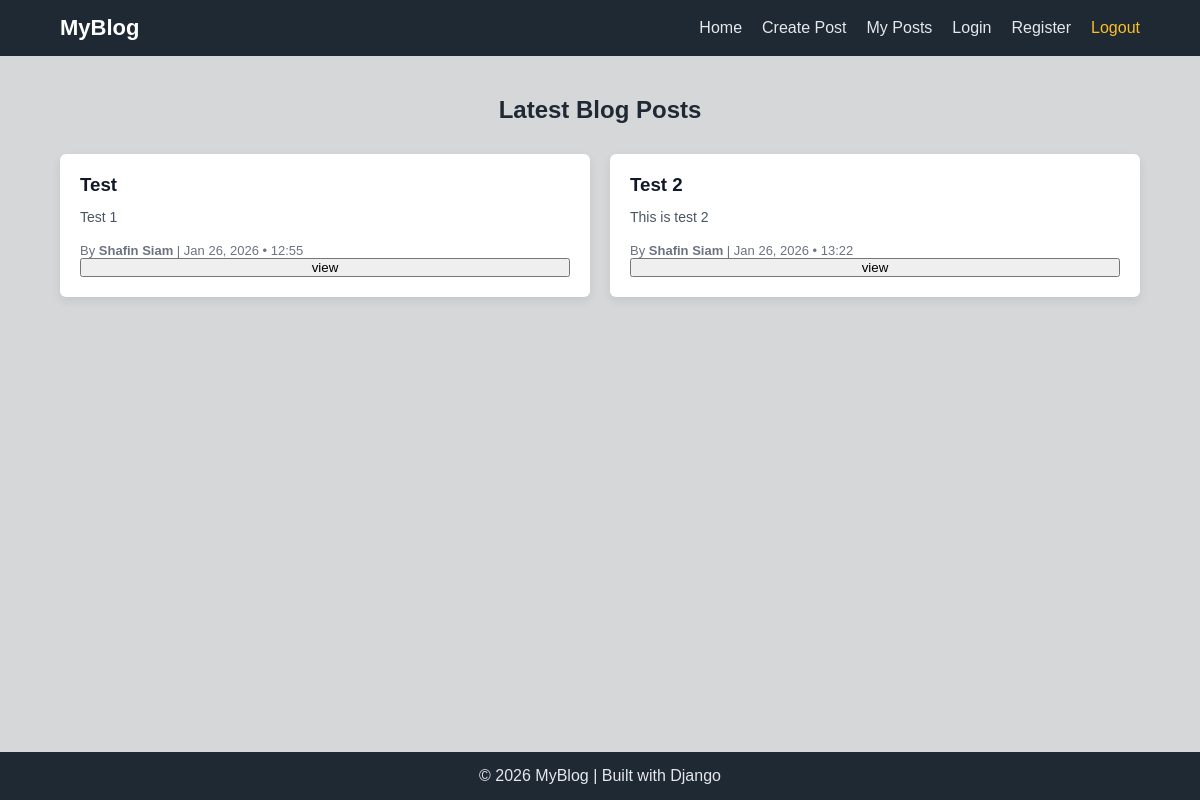
The page / on the database its author committed.
### blogapp/models.py (models this page shows, shortened)
class Post(models.Model):
    title = models.CharField(max_length=100)
    description = models.TextField()
    created_by = models.ForeignKey(User, on_delete=models.CASCADE)
    created_at = models.DateTimeField(auto_now_add=True)

### blogapp/views.py (the view)
# urls.py: 2. Add a URL to urlpatterns:  path('', views.home, name='home')
def home(request):
    if request.method == 'GET':
        post_list = Post.objects.all()
        return render(request, 'home/home.html' , {'post_list': post_list})
    return render(request, 'home/home.html')

### blogapp/templates/home/home.html (shortened to what this page needs)
{% extends 'base.html' %}
{% block content %}
<h2>Latest Blog Posts</h2>
<div class="posts">
    {% for post in post_list %}
        <div class="post-card">
            <h3>{{ post.title }}</h3>
            <p>{{ post.description }}</p>
            <div class="post-footer">
                By <strong>
                    {{ post.created_by.get_full_name|default:post.created_by.username }}
                </strong>
                | {{ post.created_at|date:"M d, Y • H:i" }}
            </div>
            <button>view</button>
        </div>
    {% empty %}
        <p>No posts yet.</p>
    {% endfor %}
</div>
{% endblock %}

### blogapp/templates/base.html (style rules this page uses)
* { margin: 0; padding: 0; box-sizing: border-box; font-family: Arial, sans-serif; }
body { min-height: 100vh; display: flex; flex-direction: column; background-color: #d5d7d8; }
main h2 { text-align: center; margin-bottom: 30px; color: #1f2933; }
.posts { display: grid; grid-template-columns: repeat(auto-fit, minmax(280px, 1fr)); gap: 20px; }
.post-card { background-color: #ffffff; border-radius: 6px; box-shadow: 0 4px 10px rgba(0,0,0,0.08); padding: 20px; display: flex; flex-direction: column; justify-content: space-between; }
.post-card h3 { color: #111827; margin-bottom: 10px; }
.post-card p { color: #4b5563; font-size: 14px; line-height: 1.6; }
.post-footer { margin-top: 15px; font-size: 13px; color: #6b7280; }

### rows shown on the page
Post: title "Test", description "Test 1", created_by.get_full_name "Shafin Siam", created_at "Jan 26, 2026 • 12:55"
Post: title "Test 2", description "This is test 2", created_by.get_full_name "Shafin Siam", created_at "Jan 26, 2026 • 13:22"
